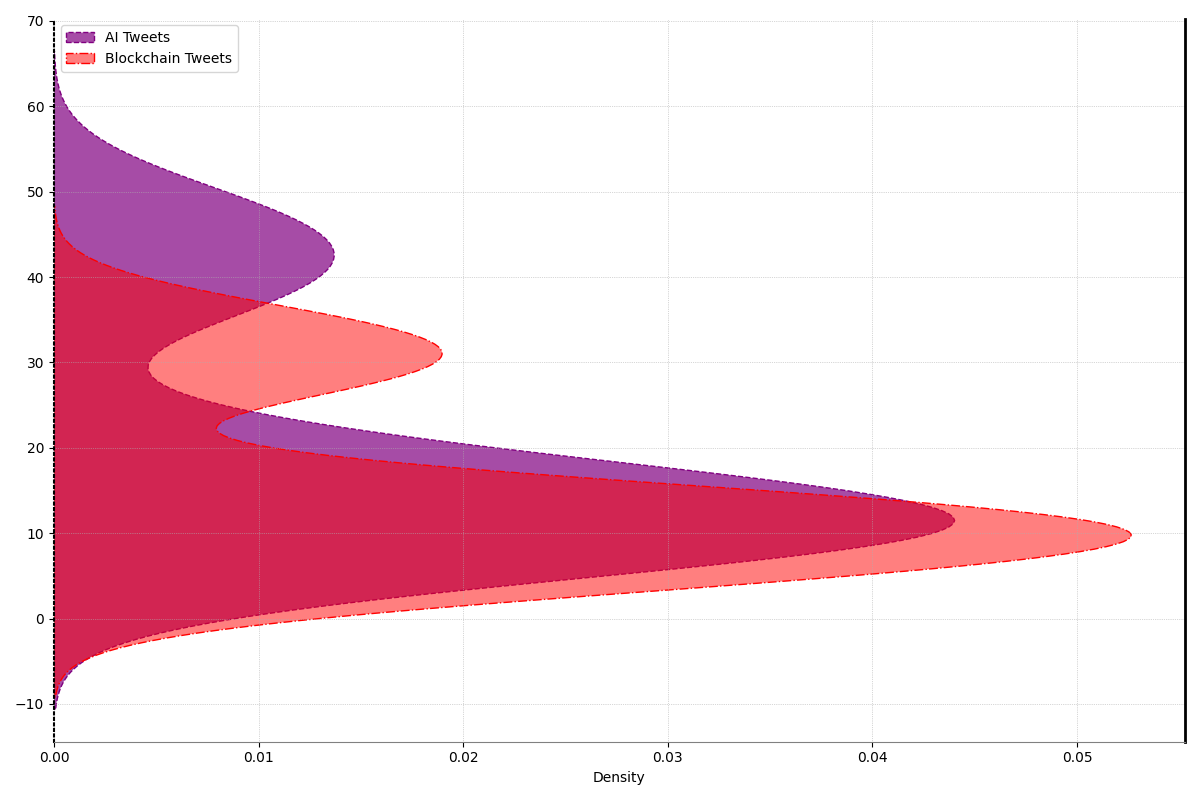

Here is the Python script that generated this plot:
import numpy as np
import matplotlib.pyplot as plt
import seaborn as sns

# Constructing contextual data
time_of_day = np.linspace(0, 24, 100)
tweets_ai = np.piecewise(time_of_day,
                         [time_of_day < 6, (time_of_day >= 6) & (time_of_day < 12), (time_of_day >= 12) & (time_of_day < 18), time_of_day >= 18],
                         [lambda x: 10 + 2*x, lambda x: 25 - 1.5*x, lambda x: 5 + 2.5*x, lambda x: 30 - x])
tweets_blockchain = np.piecewise(time_of_day,
                                 [time_of_day < 6, (time_of_day >= 6) & (time_of_day < 12), (time_of_day >= 12) & (time_of_day < 18), time_of_day >= 18],
                                 [lambda x: 8 + 1.5*x, lambda x: 20 - x, lambda x: 4 + 1.8*x, lambda x: 22 - 0.8*x])

# Setting up the figure and axis
fig, ax = plt.subplots(figsize=(12, 8))

# Horizontal density plots for tweets
sns.kdeplot(y=tweets_ai, color='purple', shade=True, alpha=0.7, linestyle="--", ax=ax)
sns.kdeplot(y=tweets_blockchain, color='red', shade=True, alpha=0.5, linestyle="-.", ax=ax)

# Changing legend and grid
ax.legend(["AI Tweets", "Blockchain Tweets"], loc='upper left', fontsize=10, frameon=True)
plt.grid(False, linestyle=':', linewidth=0.5)

# Enhancing borders
ax.spines['top'].set_visible(False)
ax.spines['right'].set_linewidth(2)
ax.spines['bottom'].set_color('grey')
ax.spines['left'].set_linestyle(':')
ax.spines['left'].set_linewidth(1.5)

plt.tight_layout()

# Display the plot
plt.show()
